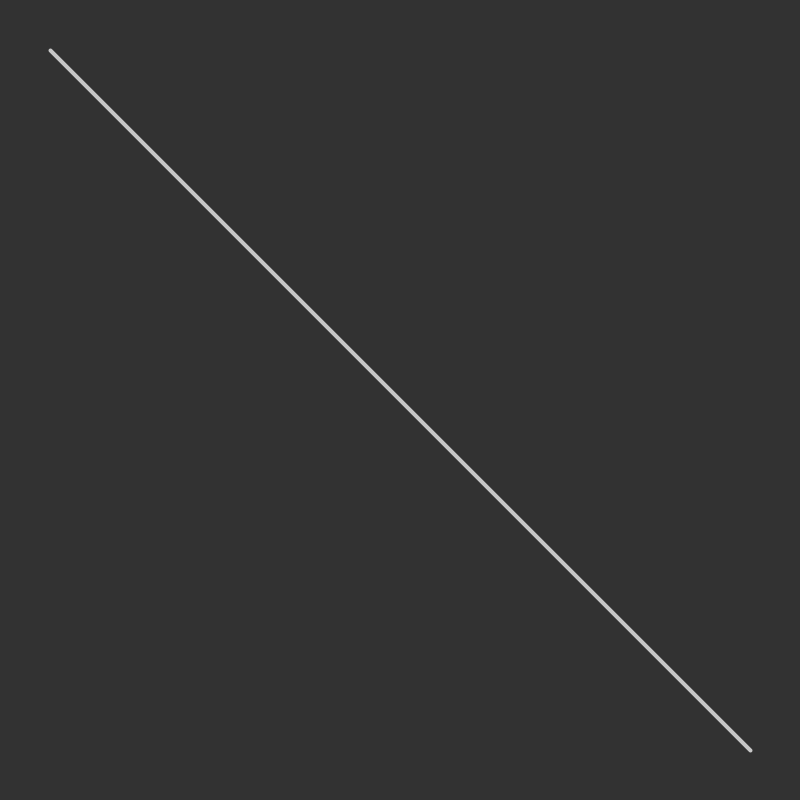
Frame 1 (no input)
Frame 60 (the mouse pressed at the canvas centre just before this capture): identical to frame 1, image omitted
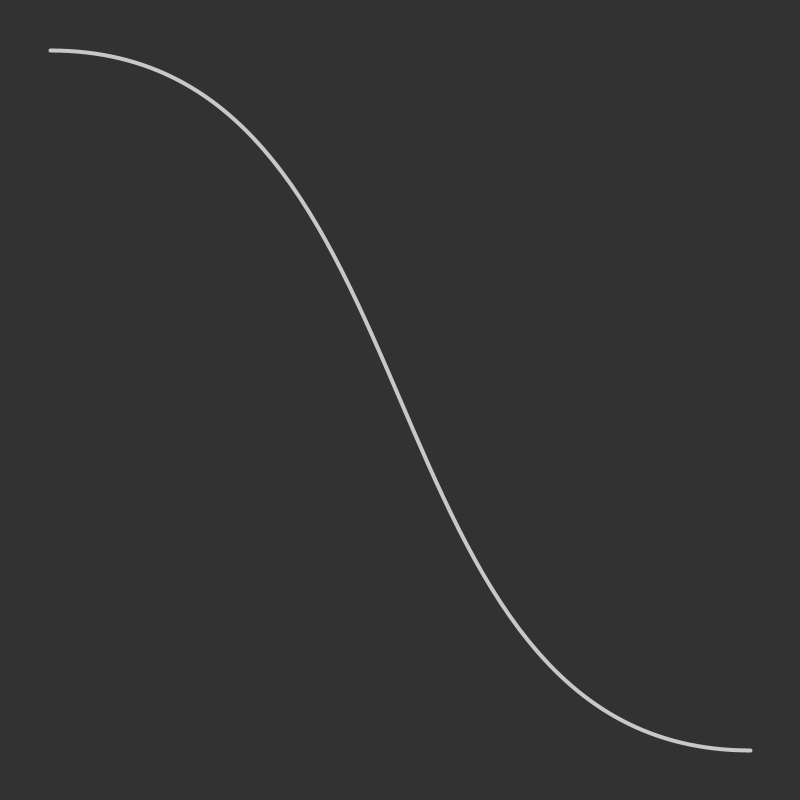
Frame 120 (the mouse held since frame 60 and released just before this capture)

The Processing sketch that drew these frames (run headless with seeded random() and noise(); from frame 60 on, the mouse is pressed at the canvas centre):

// Processing sketch: Structure_11_Lines_Bezier
// ── Structure_11_Lines_Bezier.pde
//KP S25 DMP
//Programming Data Visualition 
//DataVis Processing Toolkit

// Bezier Reference
// https://processing.org/reference/bezierVertex_.html

int margin = 50;

void setup() {
  size(800, 800);
}

void draw() {
  background(50);
  float tension = mouseX;
  stroke(200);
  noFill();
  strokeWeight(4);
  beginShape();
  vertex(margin, margin);
  bezierVertex(margin+tension, margin, width-margin-tension, height-margin, width-margin, height-margin);
  vertex(width-margin, height-margin);
  endShape();
}
